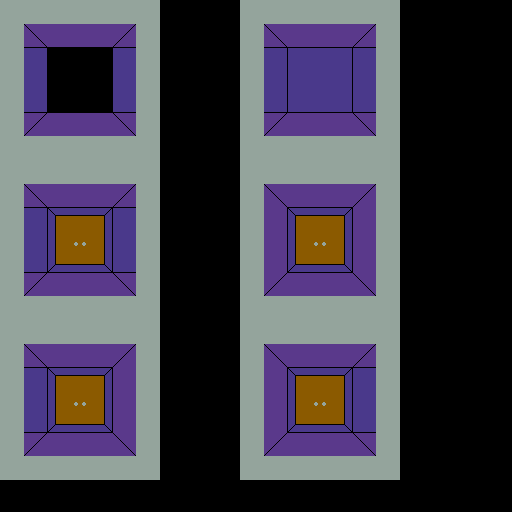

Below is a game level as drawn by its tile map, then a one-line description and the .tmx that defines it (tile-layer data replaced by summaries):
An orthogonal 64x64 tile map with 8x8 px tiles, 1 tile layer (Tile Layer 1).

<map version="1.9" tiledversion="1.9.2" orientation="orthogonal" renderorder="right-down" width="64" height="64" tilewidth="8" tileheight="8" infinite="0" nextlayerid="2" nextobjectid="1">
 <editorsettings>
  <export target="tilemapTwoExtra.c" format="gba" />
 </editorsettings>
 <tileset firstgid="1" source="tileset.tsx" />
 <layer id="1" name="Tile Layer 1" width="64" height="64">
  <data>[4096 cells, 3600 non-empty, 23 distinct tile ids]</data>
 </layer>
</map>
